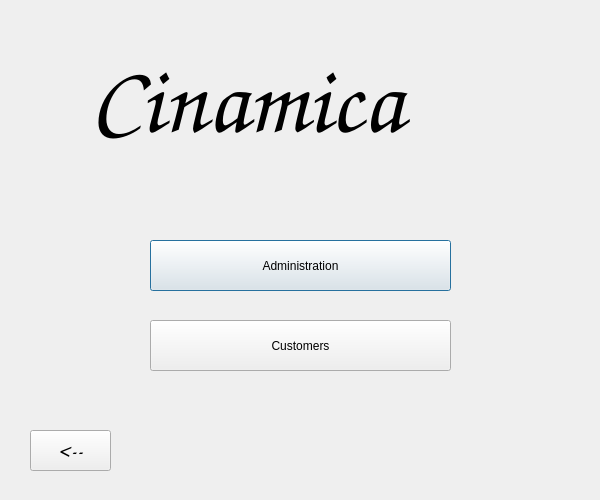
<?xml version="1.0" encoding="UTF-8"?>
<ui version="4.0">
 <class>authorization</class>
 <widget class="QDialog" name="authorization">
  <property name="geometry">
   <rect>
    <x>0</x>
    <y>0</y>
    <width>600</width>
    <height>500</height>
   </rect>
  </property>
  <property name="windowTitle">
   <string>Dialog</string>
  </property>
  <widget class="QLabel" name="label">
   <property name="geometry">
    <rect>
     <x>90</x>
     <y>20</y>
     <width>441</width>
     <height>161</height>
    </rect>
   </property>
   <property name="font">
    <font>
     <family>Comic Sans MS</family>
     <pointsize>72</pointsize>
     <weight>75</weight>
     <italic>true</italic>
     <bold>true</bold>
    </font>
   </property>
   <property name="text">
    <string>Cinamica</string>
   </property>
  </widget>
  <widget class="QPushButton" name="pushButton">
   <property name="geometry">
    <rect>
     <x>150</x>
     <y>240</y>
     <width>301</width>
     <height>51</height>
    </rect>
   </property>
   <property name="text">
    <string>Administration</string>
   </property>
  </widget>
  <widget class="QPushButton" name="pushButton_2">
   <property name="geometry">
    <rect>
     <x>150</x>
     <y>320</y>
     <width>301</width>
     <height>51</height>
    </rect>
   </property>
   <property name="text">
    <string>Customers</string>
   </property>
  </widget>
  <widget class="QPushButton" name="pushButton_3">
   <property name="geometry">
    <rect>
     <x>30</x>
     <y>430</y>
     <width>81</width>
     <height>41</height>
    </rect>
   </property>
   <property name="font">
    <font>
     <family>Comic Sans MS</family>
     <pointsize>17</pointsize>
     <weight>50</weight>
     <italic>false</italic>
     <bold>false</bold>
    </font>
   </property>
   <property name="text">
    <string>&lt;--</string>
   </property>
  </widget>
 </widget>
 <resources/>
 <connections/>
</ui>
